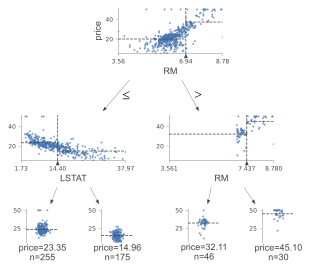

Recreate this plot in Python.
from sklearn.datasets import *
from sklearn import tree
from dtreeviz.trees import *

regr = tree.DecisionTreeRegressor(max_depth=2)
boston = load_boston()
regr.fit(boston.data, boston.target)

viz = dtreeviz(regr,
               boston.data,
               boston.target,
               target_name='price',
               feature_names=boston.feature_names)
              
#viz.view()
viz.save('dtree_sample.svg')